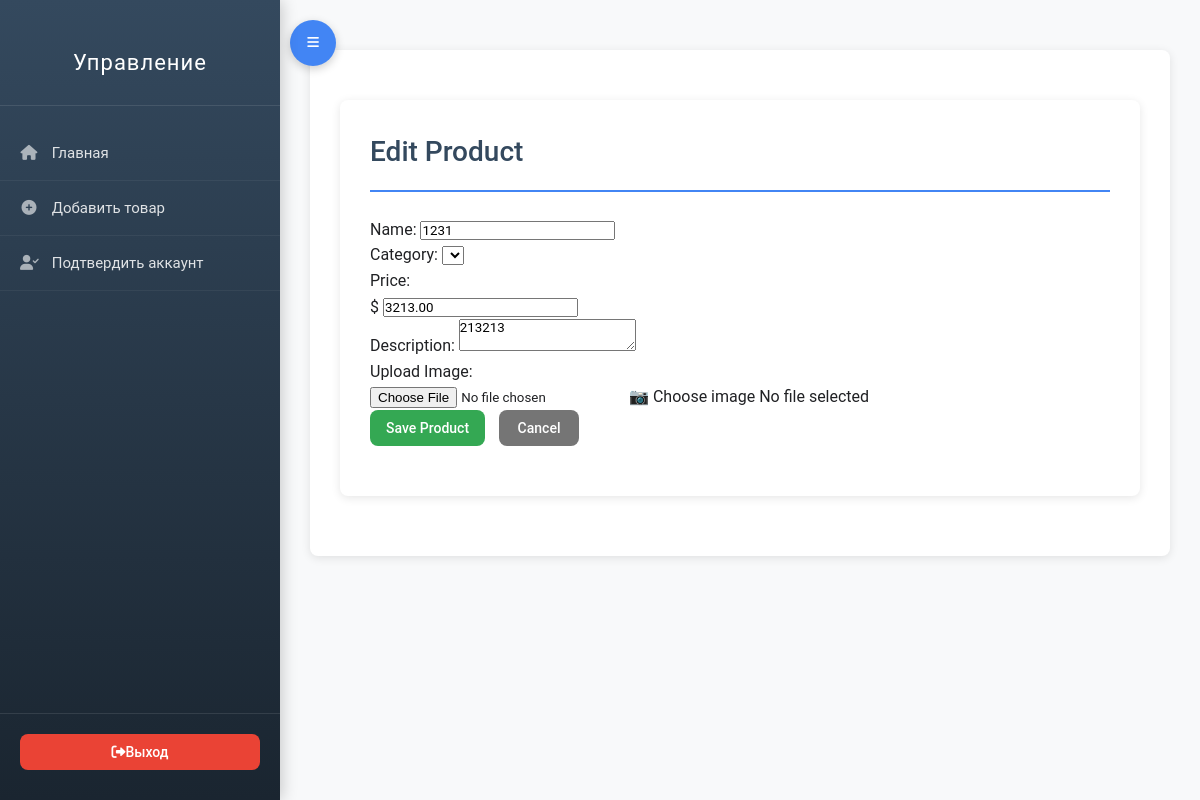
Screenshot of /product/update/1/ (signed in) with the database file from the repository.
### store/models.py (models this page shows, shortened)
class Product(models.Model):
    name = models.CharField(max_length=200)
    price = models.DecimalField(max_digits=8, decimal_places=2)
    description = models.TextField(blank=True)
    image = models.ImageField(upload_to='products/', blank=True, null=True)
    is_featured = models.BooleanField(default=False)
    category = models.ForeignKey(Category, on_delete=models.CASCADE)

### store/views.py (the view)
class ProductUpdateView(LoginRequiredMixin, UpdateView):
    model = Product
    form_class = ProductForm
    template_name = "store/product_update.html"
    success_url = reverse_lazy('product_list')

### store/forms.py
class ProductForm(forms.ModelForm):
    class Meta:
        model = Product
        fields = ['name', 'category', 'price', 'description', 'image']

### store/templates/store/product_update.html (shortened to what this page needs)
{% extends "store/base.html" %}
{% block content %}
<div class="container">
    <h1>{% if product %}Edit Product{% else %}Create Product{% endif %}</h1>
    <div class="form-container">
        <form method="post" enctype="multipart/form-data" class="styled-form">
            <div class="form-group">
                <label for="name">Name:</label>
                <input type="text" id="name" name="name" value="{{ product.name|default:'' }}" required>
            </div>
            <div class="form-group">
                <label for="category">Category:</label>
                <select id="category" name="category" required>
                </select>
            </div>
            <div class="form-group">
                <label for="price">Price:</label>
                <div class="price-input-container">
                    <span class="currency-symbol">$</span>
                    <input type="number" id="price" name="price" value="{{ product.price|default:'' }}" step="0.01" required>
                </div>
            </div>
            <div class="form-group">
                <label for="description">Description:</label>
                <textarea id="description" name="description">{{ product.description|default:'' }}</textarea>
            </div>
            <div class="form-group">
                <label for="image">Upload Image:</label>
                <div class="file-upload-container">
                    <input type="file" id="image" name="image" class="file-input">
                    <label for="image" class="file-upload-label">
                        <span class="upload-icon">📷</span>
                        <span class="upload-text">Choose image</span>
                    </label>
                    <span class="selected-file-name">No file selected</span>
                </div>
            </div>
            <div class="form-actions">
                <button type="submit" class="btn btn-success">Save Product</button>
                <a href="{% url 'product_list' %}" class="btn btn-secondary">Cancel</a>
            </div>
        </form>
    </div>
</div>
{% endblock %}

### static/css/styles.css (style rules this page uses)
:root { --primary: #4285f4; --primary-dark: #3367d6; --secondary: #34495e; --light: #f5f5f5; --danger: #ea4335; --success: #34a853; --warning: #fbbc05; --text: #202124; --border-radius: 8px; --box-shadow: 0 2px 10px rgba(0,0,0,0.1); --transition: all 0.3s ease; }
* { margin: 0; padding: 0; box-sizing: border-box; font-family: 'Roboto', 'Segoe UI', Tahoma, sans-serif; }
body { background-color: #f8f9fa; color: var(--text); line-height: 1.6; padding: 0; margin: 0; }
.container { background-color: white; border-radius: var(--border-radius); box-shadow: var(--box-shadow); padding: 30px; margin-bottom: 30px; width: 100%; max-width: 1200px; margin: 20px auto 30px; border: none; }
h1 { color: var(--secondary); margin-bottom: 25px; font-size: 28px; font-weight: 500; border-bottom: 2px solid var(--primary); padding-bottom: 15px; }
.btn { display: inline-flex; align-items: center; justify-content: center; padding: 8px 16px; border-radius: var(--border-radius); background-color: var(--primary); color: white; text-decoration: none; border: none; cursor: pointer; transition: var(--transition); font-size: 14px; margin-right: 10px; margin-bottom: 10px; font-weight: 500; height: 36px; min-width: 80px; }
.btn-success { background-color: var(--success); }
.btn-secondary { background-color: #757575; color: white; }
.btn-success { background-color: var(--success); display: inline-flex; align-items: center; justify-content: center; margin-bottom: 20px; }

### rows the page displays
Product: name "1231", price "3213.00", description "213213"
